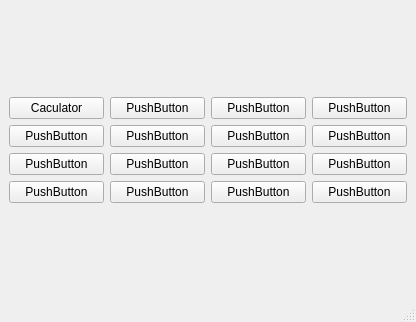
<?xml version="1.0" encoding="UTF-8"?>
<ui version="4.0">
 <class>MainWindow</class>
 <widget class="QMainWindow" name="MainWindow">
  <property name="geometry">
   <rect>
    <x>0</x>
    <y>0</y>
    <width>416</width>
    <height>322</height>
   </rect>
  </property>
  <property name="windowTitle">
   <string>MainWindow</string>
  </property>
  <widget class="QWidget" name="centralwidget">
   <layout class="QGridLayout" name="gridLayout_2">
    <item row="0" column="0">
     <layout class="QGridLayout" name="gridLayout">
      <item row="2" column="3">
       <widget class="QPushButton" name="btn_34">
        <property name="text">
         <string>PushButton</string>
        </property>
       </widget>
      </item>
      <item row="3" column="0">
       <widget class="QPushButton" name="btn_41">
        <property name="text">
         <string>PushButton</string>
        </property>
       </widget>
      </item>
      <item row="2" column="2">
       <widget class="QPushButton" name="btn_33">
        <property name="text">
         <string>PushButton</string>
        </property>
       </widget>
      </item>
      <item row="0" column="3">
       <widget class="QPushButton" name="btn_14">
        <property name="text">
         <string>PushButton</string>
        </property>
       </widget>
      </item>
      <item row="0" column="1">
       <widget class="QPushButton" name="btn_12">
        <property name="text">
         <string>PushButton</string>
        </property>
       </widget>
      </item>
      <item row="1" column="0">
       <widget class="QPushButton" name="btn_21">
        <property name="text">
         <string>PushButton</string>
        </property>
       </widget>
      </item>
      <item row="0" column="0">
       <widget class="QPushButton" name="btn_11">
        <property name="text">
         <string>Caculator</string>
        </property>
       </widget>
      </item>
      <item row="0" column="2">
       <widget class="QPushButton" name="btn_13">
        <property name="text">
         <string>PushButton</string>
        </property>
       </widget>
      </item>
      <item row="1" column="1">
       <widget class="QPushButton" name="btn_22">
        <property name="text">
         <string>PushButton</string>
        </property>
       </widget>
      </item>
      <item row="1" column="2">
       <widget class="QPushButton" name="btn_23">
        <property name="text">
         <string>PushButton</string>
        </property>
       </widget>
      </item>
      <item row="1" column="3">
       <widget class="QPushButton" name="btn_24">
        <property name="text">
         <string>PushButton</string>
        </property>
       </widget>
      </item>
      <item row="2" column="0">
       <widget class="QPushButton" name="btn_31">
        <property name="text">
         <string>PushButton</string>
        </property>
       </widget>
      </item>
      <item row="2" column="1">
       <widget class="QPushButton" name="btn_32">
        <property name="text">
         <string>PushButton</string>
        </property>
       </widget>
      </item>
      <item row="3" column="3">
       <widget class="QPushButton" name="btn_44">
        <property name="text">
         <string>PushButton</string>
        </property>
       </widget>
      </item>
      <item row="3" column="1">
       <widget class="QPushButton" name="btn_42">
        <property name="text">
         <string>PushButton</string>
        </property>
       </widget>
      </item>
      <item row="3" column="2">
       <widget class="QPushButton" name="btn_43">
        <property name="text">
         <string>PushButton</string>
        </property>
       </widget>
      </item>
     </layout>
    </item>
   </layout>
  </widget>
  <widget class="QMenuBar" name="menubar">
   <property name="geometry">
    <rect>
     <x>0</x>
     <y>0</y>
     <width>416</width>
     <height>21</height>
    </rect>
   </property>
  </widget>
  <widget class="QStatusBar" name="statusbar"/>
 </widget>
 <resources/>
 <connections/>
</ui>
